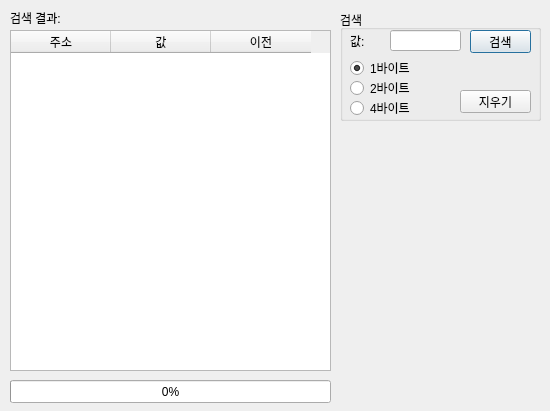
<?xml version="1.0" encoding="UTF-8"?>
<ui version="4.0">
 <class>RAMInfoDialog</class>
 <widget class="QDialog" name="RAMInfoDialog">
  <property name="enabled">
   <bool>true</bool>
  </property>
  <property name="geometry">
   <rect>
    <x>0</x>
    <y>0</y>
    <width>550</width>
    <height>411</height>
   </rect>
  </property>
  <property name="minimumSize">
   <size>
    <width>550</width>
    <height>411</height>
   </size>
  </property>
  <property name="maximumSize">
   <size>
    <width>550</width>
    <height>411</height>
   </size>
  </property>
  <property name="windowTitle">
   <string>RAM 정보 - melonDS</string>
  </property>
  <property name="modal">
   <bool>false</bool>
  </property>
  <widget class="QGroupBox" name="groupBox">
   <property name="geometry">
    <rect>
     <x>340</x>
     <y>10</y>
     <width>201</width>
     <height>111</height>
    </rect>
   </property>
   <property name="title">
    <string>검색</string>
   </property>
   <widget class="QPushButton" name="btnSearch">
    <property name="geometry">
     <rect>
      <x>130</x>
      <y>20</y>
      <width>61</width>
      <height>23</height>
     </rect>
    </property>
    <property name="text">
     <string>검색</string>
    </property>
   </widget>
   <widget class="QLineEdit" name="txtSearch">
    <property name="geometry">
     <rect>
      <x>50</x>
      <y>20</y>
      <width>71</width>
      <height>21</height>
     </rect>
    </property>
    <property name="maxLength">
     <number>5</number>
    </property>
   </widget>
   <widget class="QPushButton" name="btnClear">
    <property name="geometry">
     <rect>
      <x>120</x>
      <y>80</y>
      <width>71</width>
      <height>23</height>
     </rect>
    </property>
    <property name="text">
     <string>지우기</string>
    </property>
   </widget>
   <widget class="QLabel" name="labelValue">
    <property name="geometry">
     <rect>
      <x>10</x>
      <y>20</y>
      <width>41</width>
      <height>21</height>
     </rect>
    </property>
    <property name="text">
     <string>값:</string>
    </property>
   </widget>
   <widget class="QRadioButton" name="radiobtn1byte">
    <property name="geometry">
     <rect>
      <x>10</x>
      <y>50</y>
      <width>90</width>
      <height>16</height>
     </rect>
    </property>
    <property name="text">
     <string>1바이트</string>
    </property>
    <property name="checked">
     <bool>true</bool>
    </property>
   </widget>
   <widget class="QRadioButton" name="radiobtn2bytes">
    <property name="geometry">
     <rect>
      <x>10</x>
      <y>70</y>
      <width>90</width>
      <height>16</height>
     </rect>
    </property>
    <property name="text">
     <string>2바이트</string>
    </property>
   </widget>
   <widget class="QRadioButton" name="radiobtn4bytes">
    <property name="geometry">
     <rect>
      <x>10</x>
      <y>90</y>
      <width>90</width>
      <height>16</height>
     </rect>
    </property>
    <property name="text">
     <string>4바이트</string>
    </property>
   </widget>
  </widget>
  <widget class="QProgressBar" name="progressBar">
   <property name="geometry">
    <rect>
     <x>10</x>
     <y>380</y>
     <width>321</width>
     <height>23</height>
    </rect>
   </property>
   <property name="maximum">
    <number>100</number>
   </property>
   <property name="value">
    <number>0</number>
   </property>
   <property name="alignment">
    <set>Qt::AlignCenter</set>
   </property>
   <property name="textVisible">
    <bool>true</bool>
   </property>
   <property name="format">
    <string>%p%</string>
   </property>
  </widget>
  <widget class="QTableWidget" name="ramTable">
   <property name="geometry">
    <rect>
     <x>10</x>
     <y>30</y>
     <width>321</width>
     <height>341</height>
    </rect>
   </property>
   <property name="minimumSize">
    <size>
     <width>321</width>
     <height>341</height>
    </size>
   </property>
   <property name="maximumSize">
    <size>
     <width>321</width>
     <height>341</height>
    </size>
   </property>
   <property name="editTriggers">
    <set>QAbstractItemView::AnyKeyPressed|QAbstractItemView::DoubleClicked</set>
   </property>
   <property name="alternatingRowColors">
    <bool>true</bool>
   </property>
   <property name="selectionBehavior">
    <enum>QAbstractItemView::SelectRows</enum>
   </property>
   <attribute name="verticalHeaderVisible">
    <bool>false</bool>
   </attribute>
   <attribute name="verticalHeaderMinimumSectionSize">
    <number>16</number>
   </attribute>
   <attribute name="verticalHeaderDefaultSectionSize">
    <number>16</number>
   </attribute>
   <column>
    <property name="text">
     <string>주소</string>
    </property>
   </column>
   <column>
    <property name="text">
     <string>값</string>
    </property>
   </column>
   <column>
    <property name="text">
     <string>이전</string>
    </property>
   </column>
  </widget>
  <widget class="QLabel" name="txtFound">
   <property name="geometry">
    <rect>
     <x>10</x>
     <y>10</y>
     <width>101</width>
     <height>16</height>
    </rect>
   </property>
   <property name="text">
    <string>검색 결과:</string>
   </property>
  </widget>
 </widget>
 <tabstops>
  <tabstop>ramTable</tabstop>
  <tabstop>txtSearch</tabstop>
  <tabstop>btnSearch</tabstop>
  <tabstop>radiobtn1byte</tabstop>
  <tabstop>radiobtn2bytes</tabstop>
  <tabstop>radiobtn4bytes</tabstop>
  <tabstop>btnClear</tabstop>
 </tabstops>
 <resources/>
 <connections/>
</ui>
